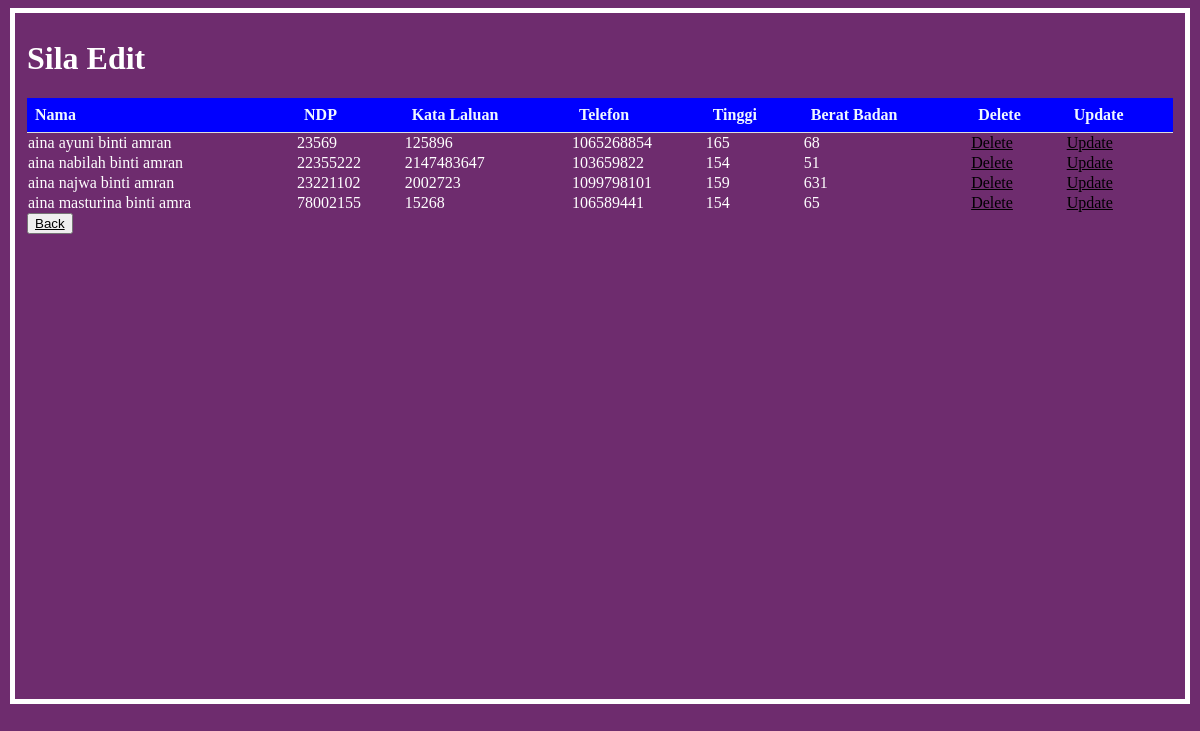
/bin/update1.php, run on the app's committed database.
### tables this page shows
CREATE TABLE `update1` (
  `nama` varchar(25) NOT NULL,
  `ndp` int(10) NOT NULL,
  `katalaluan` int(10) NOT NULL,
  `telefon` int(25) NOT NULL,
  `tinggi` int(4) NOT NULL,
  `badan` int(4) NOT NULL,
  `action` int(50) NOT NULL,
  `update` int(2) NOT NULL
);

### bin/update1.php (the view, shortened to what this page needs)
<?php
include "config.php";
?>
<!DOCTYPE html>
<html>
<head>
    <link rel="stylesheet" href="update_1.css">
</head>
<body>
    <fieldset>
    <h1>Sila Edit</h1>
    <table>
        <tr class="name">
            <th>Nama</th>
            <th>NDP</th>
            <th>Kata Laluan</th>
            <th>Telefon</th>
            <th>Tinggi</th>
            <th>Berat Badan</th>
            <th>Delete</th>
            <th>Update</th>
        </tr>
        <?php
        $conn = mysqli_connect($host, $user, $password, $database);
        $result = mysqli_query($conn, "SELECT * FROM update1");
        if ($result && mysqli_num_rows($result) > 0) {
            while ($row = mysqli_fetch_assoc($result)) {
                echo "<tr>";
                echo "<td>".$row['nama']."</td>";
                echo "<td>".$row['ndp']."</td>";
                echo "<td>".$row['katalaluan']."</td>";
                echo "<td>".$row['telefon']."</td>";
                echo "<td>".$row['tinggi']."</td>";
                echo "<td>".$row['badan']."</td>";
                echo "<td><a href='update1.php?delete_id=".$row['nama']."'>Delete</a></td>";
                echo "<td><a href='update1.php?update_id=".$row['nama']."'>Update</a></td>";
                echo "</tr>";
            }
        } else {
        }
        ?>
    </table>
    <button><a href="menu.php">Back</a></button>
    </fieldset>
</body>
</html>

### bin/update_1.css (style rules this page uses)
body { background-color: rgb(110, 44, 110); }
fieldset { border: 5px solid; height: 670px; color: rgb(255, 255, 255); }
th { padding: 8px; text-align: left; border-bottom: 1px solid #ddd; }
table { border-collapse: collapse; width: 100%; }
.name { background-color: blue; color: aliceblue; }
h1 { color: rgb(255, 255, 255); }
a { color: black; }
tr { color: rgb(255, 255, 255); }

### data on the page
update1: nama "aina ayuni binti amran", ndp "23569", katalaluan "125896", telefon "1065268854", tinggi "165", badan "68"
update1: nama "aina nabilah binti amran", ndp "22355222", katalaluan "2147483647", telefon "103659822", tinggi "154", badan "51"
update1: nama "aina najwa binti amran", ndp "23221102", katalaluan "2002723", telefon "1099798101", tinggi "159", badan "631"
update1: nama "aina masturina binti amra", ndp "78002155", katalaluan "15268", telefon "106589441", tinggi "154", badan "65"
